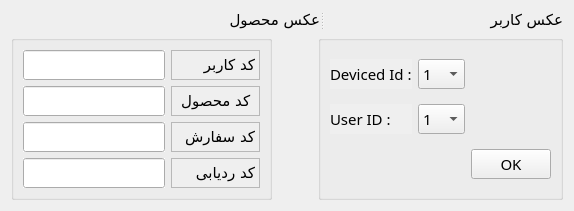
      <widget class="QWidget" name="Tracebility">
       <attribute name="title">
        <string>Tracebility</string>
       </attribute>
       <layout class="QGridLayout" name="gridLayout_14">
        <item row="0" column="0">
         <widget class="QSplitter" name="splitter">
          <property name="font">
           <font>
            <family>B Nazanin</family>
            <pointsize>11</pointsize>
           </font>
          </property>
          <property name="orientation">
           <enum>Qt::Horizontal</enum>
          </property>
          <widget class="QLabel" name="label_4">
           <property name="font">
            <font>
             <family>B Nazanin</family>
             <pointsize>11</pointsize>
            </font>
           </property>
           <property name="text">
            <string>عکس محصول </string>
           </property>
          </widget>
          <widget class="QLabel" name="label_3">
           <property name="font">
            <font>
             <family>B Nazanin</family>
             <pointsize>11</pointsize>
            </font>
           </property>
           <property name="text">
            <string>عکس کاربر</string>
           </property>
          </widget>
         </widget>
        </item>
        <item row="1" column="0">
         <layout class="QGridLayout" name="gridLayout_7">
          <item row="0" column="0">
           <widget class="QGroupBox" name="groupBox_4">
            <property name="font">
             <font>
              <family>B Nazanin</family>
              <pointsize>11</pointsize>
             </font>
            </property>
            <property name="title">
             <string/>
            </property>
            <layout class="QGridLayout" name="gridLayout_16">
             <item row="0" column="0">
              <layout class="QGridLayout" name="gridLayout_15">
               <item row="2" column="0">
                <widget class="QLineEdit" name="lineEdit_9">
                 <property name="autoFillBackground">
                  <bool>true</bool>
                 </property>
                </widget>
               </item>
               <item row="0" column="1">
                <widget class="QLabel" name="label_M_6">
                 <property name="font">
                  <font>
                   <family>B Nazanin</family>
                   <pointsize>11</pointsize>
                  </font>
                 </property>
                 <property name="autoFillBackground">
                  <bool>true</bool>
                 </property>
                 <property name="frameShape">
                  <enum>QFrame::StyledPanel</enum>
                 </property>
                 <property name="frameShadow">
                  <enum>QFrame::Raised</enum>
                 </property>
                 <property name="lineWidth">
                  <number>0</number>
                 </property>
                 <property name="text">
                  <string>کد کاربر </string>
                 </property>
                </widget>
               </item>
               <item row="2" column="1">
                <widget class="QLabel" name="label_M_7">
                 <property name="font">
                  <font>
                   <family>B Nazanin</family>
                   <pointsize>11</pointsize>
                  </font>
                 </property>
                 <property name="autoFillBackground">
                  <bool>true</bool>
                 </property>
                 <property name="frameShape">
                  <enum>QFrame::StyledPanel</enum>
                 </property>
                 <property name="frameShadow">
                  <enum>QFrame::Raised</enum>
                 </property>
                 <property name="lineWidth">
                  <number>0</number>
                 </property>
                 <property name="text">
                  <string>کد سفارش</string>
                 </property>
                </widget>
               </item>
               <item row="1" column="1">
                <widget class="QLabel" name="label_M_9">
                 <property name="font">
                  <font>
                   <family>B Nazanin</family>
                   <pointsize>11</pointsize>
                  </font>
                 </property>
                 <property name="autoFillBackground">
                  <bool>true</bool>
                 </property>
                 <property name="frameShape">
                  <enum>QFrame::StyledPanel</enum>
                 </property>
                 <property name="frameShadow">
                  <enum>QFrame::Raised</enum>
                 </property>
                 <property name="lineWidth">
                  <number>0</number>
                 </property>
                 <property name="text">
                  <string> کد محصول </string>
                 </property>
                </widget>
               </item>
               <item row="0" column="0">
                <widget class="QLineEdit" name="lineEdit">
                 <property name="autoFillBackground">
                  <bool>true</bool>
                 </property>
                </widget>
               </item>
               <item row="3" column="1">
                <widget class="QLabel" name="label_M_10">
                 <property name="font">
                  <font>
                   <family>B Nazanin</family>
                   <pointsize>11</pointsize>
                  </font>
                 </property>
                 <property name="autoFillBackground">
                  <bool>true</bool>
                 </property>
                 <property name="frameShape">
                  <enum>QFrame::StyledPanel</enum>
                 </property>
                 <property name="frameShadow">
                  <enum>QFrame::Raised</enum>
                 </property>
                 <property name="lineWidth">
                  <number>0</number>
                 </property>
                 <property name="text">
                  <string>کد ردیابی</string>
                 </property>
                </widget>
               </item>
               <item row="1" column="0">
                <widget class="QLineEdit" name="lineEdit_8">
                 <property name="autoFillBackground">
                  <bool>true</bool>
                 </property>
                </widget>
               </item>
               <item row="3" column="0">
                <widget class="QLineEdit" name="lineEdit_10">
                 <property name="autoFillBackground">
                  <bool>true</bool>
                 </property>
                </widget>
               </item>
              </layout>
             </item>
            </layout>
           </widget>
          </item>
          <item row="0" column="2">
           <widget class="QGroupBox" name="groupBox">
            <property name="font">
             <font>
              <family>B Nazanin</family>
              <pointsize>11</pointsize>
             </font>
            </property>
            <property name="autoFillBackground">
             <bool>true</bool>
            </property>
            <property name="title">
             <string/>
            </property>
            <layout class="QGridLayout" name="gridLayout_17">
             <item row="0" column="0">
              <widget class="QLabel" name="label_M">
               <property name="font">
                <font>
                 <family>B Nazanin</family>
                 <pointsize>11</pointsize>
                </font>
               </property>
               <property name="autoFillBackground">
                <bool>true</bool>
               </property>
               <property name="text">
                <string>Deviced Id :</string>
               </property>
              </widget>
             </item>
             <item row="0" column="1">
              <widget class="QComboBox" name="comboBox_M">
               <property name="font">
                <font>
                 <family>B Nazanin</family>
                 <pointsize>11</pointsize>
                </font>
               </property>
               <item>
                <property name="text">
                 <string>1</string>
                </property>
               </item>
               <item>
                <property name="text">
                 <string>2</string>
                </property>
               </item>
               <item>
                <property name="text">
                 <string>3</string>
                </property>
               </item>
               <item>
                <property name="text">
                 <string>4</string>
                </property>
               </item>
               <item>
                <property name="text">
                 <string>5</string>
                </property>
               </item>
               <item>
                <property name="text">
                 <string>6</string>
                </property>
               </item>
               <item>
                <property name="text">
                 <string>7</string>
                </property>
               </item>
               <item>
                <property name="text">
                 <string>8</string>
                </property>
               </item>
               <item>
                <property name="text">
                 <string>9</string>
                </property>
               </item>
               <item>
                <property name="text">
                 <string>10</string>
                </property>
               </item>
               <item>
                <property name="text">
                 <string>11</string>
                </property>
               </item>
               <item>
                <property name="text">
                 <string>12</string>
                </property>
               </item>
               <item>
                <property name="text">
                 <string>13</string>
                </property>
               </item>
               <item>
                <property name="text">
                 <string>14</string>
                </property>
               </item>
               <item>
                <property name="text">
                 <string>15</string>
                </property>
               </item>
              </widget>
             </item>
             <item row="1" column="0">
              <widget class="QLabel" name="label_M_3">
               <property name="font">
                <font>
                 <family>B Nazanin</family>
                 <pointsize>11</pointsize>
                </font>
               </property>
               <property name="autoFillBackground">
                <bool>true</bool>
               </property>
               <property name="text">
                <string>User ID :</string>
               </property>
              </widget>
             </item>
             <item row="1" column="1">
              <widget class="QComboBox" name="comboBox_M_3">
               <property name="font">
                <font>
                 <family>B Nazanin</family>
                 <pointsize>11</pointsize>
                </font>
               </property>
               <item>
                <property name="text">
                 <string>1</string>
                </property>
               </item>
               <item>
                <property name="text">
                 <string>2</string>
                </property>
               </item>
               <item>
                <property name="text">
                 <string>3</string>
                </property>
               </item>
               <item>
                <property name="text">
                 <string>4</string>
                </property>
               </item>
               <item>
                <property name="text">
                 <string>5</string>
                </property>
               </item>
               <item>
                <property name="text">
                 <string>6</string>
                </property>
               </item>
               <item>
                <property name="text">
                 <string>7</string>
                </property>
               </item>
               <item>
                <property name="text">
                 <string>8</string>
                </property>
               </item>
               <item>
                <property name="text">
                 <string>9</string>
                </property>
               </item>
               <item>
                <property name="text">
                 <string>10</string>
                </property>
               </item>
               <item>
                <property name="text">
                 <string>11</string>
                </property>
               </item>
               <item>
                <property name="text">
                 <string>12</string>
                </property>
               </item>
               <item>
                <property name="text">
                 <string>13</string>
                </property>
               </item>
              </widget>
             </item>
             <item row="2" column="2">
              <widget class="QPushButton" name="pushButton">
               <property name="font">
                <font>
                 <family>B Nazanin</family>
                 <pointsize>11</pointsize>
                </font>
               </property>
               <property name="text">
                <string>OK</string>
               </property>
              </widget>
             </item>
            </layout>
           </widget>
          </item>
          <item row="0" column="1">
           <spacer name="horizontalSpacer_5">
            <property name="orientation">
             <enum>Qt::Horizontal</enum>
            </property>
            <property name="sizeHint" stdset="0">
             <size>
              <width>40</width>
              <height>20</height>
             </size>
            </property>
           </spacer>
          </item>
         </layout>
        </item>
       </layout>
      </widget>
